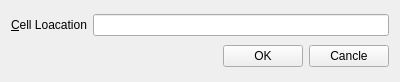
<?xml version="1.0" encoding="UTF-8"?>
<ui version="4.0">
 <class>GoToCellDialog</class>
 <widget class="QWidget" name="GoToCellDialog">
  <property name="geometry">
   <rect>
    <x>0</x>
    <y>0</y>
    <width>400</width>
    <height>82</height>
   </rect>
  </property>
  <property name="minimumSize">
   <size>
    <width>400</width>
    <height>0</height>
   </size>
  </property>
  <property name="windowTitle">
   <string>Form</string>
  </property>
  <property name="autoFillBackground">
   <bool>false</bool>
  </property>
  <layout class="QVBoxLayout" name="verticalLayout">
   <item>
    <layout class="QHBoxLayout" name="horizontalLayout">
     <item>
      <widget class="QLabel" name="label">
       <property name="text">
        <string>&amp;Cell Loacation</string>
       </property>
       <property name="buddy">
        <cstring>lineEdit</cstring>
       </property>
      </widget>
     </item>
     <item>
      <widget class="QLineEdit" name="lineEdit"/>
     </item>
    </layout>
   </item>
   <item>
    <layout class="QHBoxLayout" name="horizontalLayout_2">
     <item>
      <spacer name="horizontalSpacer">
       <property name="orientation">
        <enum>Qt::Horizontal</enum>
       </property>
       <property name="sizeHint" stdset="0">
        <size>
         <width>48</width>
         <height>18</height>
        </size>
       </property>
      </spacer>
     </item>
     <item>
      <widget class="QPushButton" name="pkButton">
       <property name="text">
        <string>OK</string>
       </property>
      </widget>
     </item>
     <item>
      <widget class="QPushButton" name="cancelButton">
       <property name="text">
        <string>Cancle</string>
       </property>
      </widget>
     </item>
    </layout>
   </item>
  </layout>
 </widget>
 <tabstops>
  <tabstop>lineEdit</tabstop>
 </tabstops>
 <resources/>
 <connections/>
</ui>
